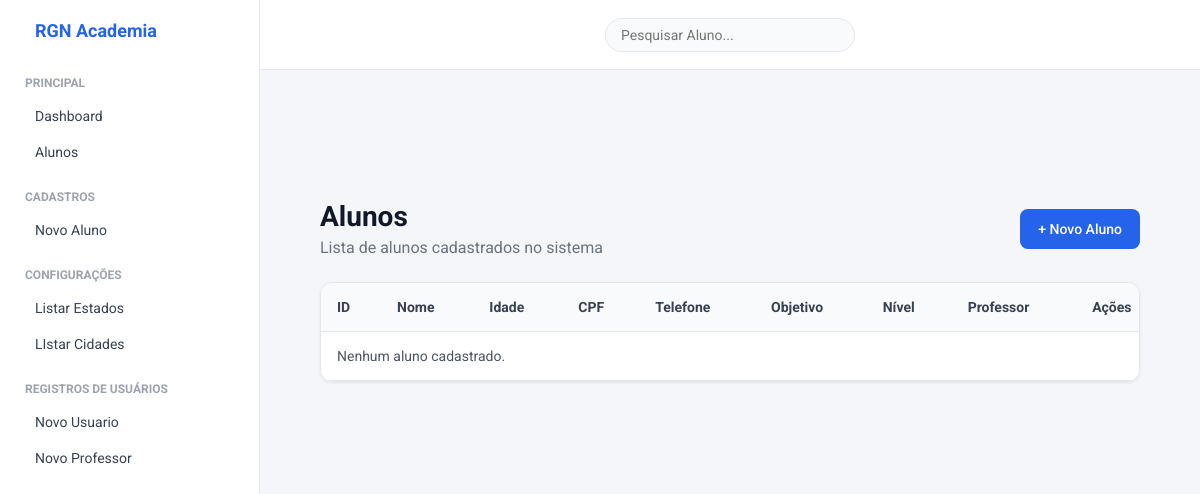
/listar/aluno/, run on an earlier commit of the app's database.
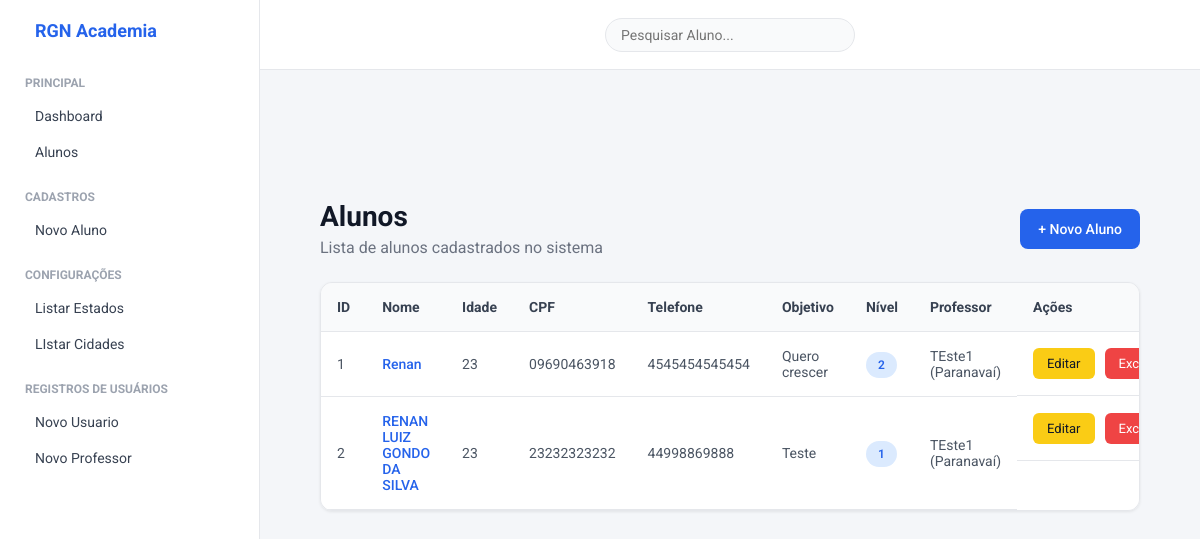
And on a later commit of the database.
### cadastros/models.py (models this page shows, shortened)
class Aluno(models.Model):
    SEXO_CHOICES = [
        ('M', 'Masculino'),
        ('F', 'Feminino'),
        ('O', 'Outro'),
    ]
    NIVEL_CHOICES = [
        (1, 'Iniciante'),
        (2, 'Intermediário'),
        (3, 'Avançado'),
    ]
    nome = models.CharField(max_length=50, verbose_name="Nome do Aluno")
    idade = models.IntegerField(verbose_name="Idade")
    cpf = models.CharField(max_length=11, verbose_name="CPF")
    telefone = models.CharField(max_length=15, verbose_name="Telefone")
    objetivo = models.CharField(max_length=255, verbose_name="Objetivo do Aluno")
    data_criacao = models.DateField(verbose_name="Data de criação")
    sexo = models.CharField(max_length=20, choices=SEXO_CHOICES, verbose_name="Sexo")
    nivel = models.IntegerField(max_length=1, choices=NIVEL_CHOICES, verbose_name="Nivel do Aluno")
    cidade = models.ForeignKey(Cidade, on_delete=models.PROTECT)
    professor = models.ForeignKey(Professor, on_delete=models.PROTECT)

class Professor(models.Model):
    nome = models.CharField(max_length=50, verbose_name="Nome do Professor")
    cpf = models.CharField(max_length=11, verbose_name="CPF")
    telefone = models.CharField(max_length=15, verbose_name="Telefone")
    cidade = models.ForeignKey(Cidade, on_delete=models.PROTECT)
    def __str__(self):
        return "{} ({})".format(self.nome, self.cidade.nome)

class Cidade(models.Model):
    nome = models.CharField(max_length=50, verbose_name="Nome da Cidade")
    estado = models.ForeignKey(Estado, on_delete=models.PROTECT)

### cadastros/views.py (the view)
# urls.py: path('listar/aluno/', AlunoList.as_view(), name="listar-aluno"),
class AlunoList(ListView):
    model = Aluno
    template_name = 'cadastros/listar_alunos.html'

### cadastros/templates/cadastros/listar_alunos.html
{% extends 'modelo.html' %}
{% load static %}
{% block css %}
<link rel="stylesheet" href="{% static 'css/cadastros/listar_alunos.css' %}">
<link rel="stylesheet" href="{% static 'css/paginas/modelo.css' %}">
{% endblock %}
{% block content %}
<div class="list-container">
    <div class="list-header">
        <div>
            <h2>Alunos</h2>
            <p>Lista de alunos cadastrados no sistema</p>
        </div>
        <a href="{% url 'cadastrar-aluno' %}" class="btn-novo">
            + Novo Aluno
        </a>
    </div>
    <div class="table-container">
        <table class="table-list">
            <thead>
                <tr>
                    <th>ID</th>
                    <th>Nome</th>
                    <th>Idade</th>
                    <th>CPF</th>
                    <th>Telefone</th>
                    <th>Objetivo</th>
                    <th>Nível</th>
                    <th>Professor</th>
                    <th>Ações</th>
                </tr>
            </thead>
            <tbody>
                {% for aluno in object_list %}
                <tr>
                    <td>{{ aluno.id }}</td>
                    <td>
                        <a href="{% url 'detalhe-aluno' aluno.id %}" class="link-aluno">
                            {{ aluno.nome }}
                        </a>
                    </td>
                    <td>{{ aluno.idade }}</td>
                    <td>{{ aluno.cpf }}</td>
                    <td>{{ aluno.telefone }}</td>
                    <td>{{ aluno.objetivo }}</td>
                    <td><span class="badge">{{ aluno.nivel }}</span></td>
                    <td>{{ aluno.professor }}</td>
                    <td class="acoes">
                        <a href="{% url 'editar-aluno' aluno.id %}" class="btn-editar">Editar</a>
                        <a href="{% url 'excluir-aluno' aluno.id %}" class="btn-deletar">Excluir</a>
                    </td>
                </tr>
                {% empty %}
                <tr>
                    <td colspan="9" class="sem-registro">Nenhum aluno cadastrado.</td>
                </tr>
                {% endfor %}
            </tbody>
        </table>
    </div>
</div>
{% endblock %}

### paginas/templates/modelo.html (shortened to what this page needs)
{% load static %}
<!DOCTYPE html>
<html lang="pt-br">
<head>
    {% block css %}{% endblock %}
</head>
<body>
    <div class="layout">
        {%block menu%}
        <aside class="aside-menu">
            <div class="logo">
                <span>RGN Academia</span>
            </div>
            <nav class="menu">
                <div class="itens-menu">
                    <h4>Principal</h4>
                    <ul>
                        <a href="{% url 'inicio' %}">
                            <li>Dashboard</li>
                        </a>
                        <a href="{% url 'listar-aluno' %}">
                            <li>Alunos</li>
                        </a>
                    </ul>
                </div>
                <div class="itens-menu">
                    <h4>Cadastros</h4>
                    <ul>
                        <a href="{% url 'cadastrar-aluno' %}">
                            <li>Novo Aluno</li>
                        </a>
                    </ul>
                </div>
                <div class="itens-menu">
                    <h4>Configurações</h4>
                    <ul>
                        <a href="{% url 'listar-estado' %}">
                            <li>Listar Estados</li>
                        </a>
                        <a href="{% url 'listar-cidade' %}">
                            <li>LIstar Cidades</li>
                        </a>
                    </ul>
                </div>
                <div class="itens-menu">
                    <h4>Registros de Usuários</h4>
                    <ul>
                        <li>Novo Usuario</li>
                        <a href="{% url 'listar-professor' %}">
                            <li>Novo Professor</li>
                        </a>
                    </ul>
                </div>
            </nav>
        </aside>
        {%endblock%}
        <div class="main-area">
            {%block header%}
            <header>
                <div class="pesquisar">
                    <input type="text" placeholder="Pesquisar Aluno...">
                    <button></button>
                </div>
            </header>
            {% endblock %}
            {% block main %}
            <div class="container-main">
                <main class="main-content">
                    {% block content %}{% endblock %}
                </main>
            </div>
            {% endblock %}
        </div>
    </div>
</body>
</html>

### static/css/cadastros/listar_alunos.css (style rules this page uses)
.list-container { padding: 30px; }
.list-header { display: flex; align-items: center; justify-content: space-between; margin-bottom: 25px; }
.list-header h2 { font-size: 28px; color: #111827; margin-bottom: 5px; }
.list-header p { color: #6b7280; }
.btn-novo { background: #2563eb; color: #fff; padding: 12px 18px; border-radius: 8px; text-decoration: none; font-size: 14px; font-weight: 500; }
.table-container { background: #fff; border-radius: 12px; overflow-x: auto; border: 1px solid #e5e7eb; box-shadow: 0 1px 3px rgba(0,0,0,0.08); }
.table-list { width: 100%; border-collapse: collapse; min-width: 850px; }
.link-aluno { text-decoration: none; color: #2563eb; font-weight: 500; }
.table-list thead { background: #f9fafb; }
.table-list th, .table-list td { padding: 16px; text-align: left; font-size: 14px; border-bottom: 1px solid #e5e7eb; }
.table-list th { color: #374151; }
.table-list td { color: #4b5563; }
.badge { background: #dbeafe; color: #2563eb; padding: 6px 12px; border-radius: 20px; font-size: 12px; font-weight: 600; }
.acoes { display: flex; gap: 10px; }
.btn-editar, .btn-deletar { padding: 8px 14px; border-radius: 6px; text-decoration: none; font-size: 13px; }
.btn-editar { background: #facc15; color: #111827; }
.btn-deletar { background: #ef4444; color: #fff; }

### static/css/paginas/modelo.css (style rules this page uses)
* { margin: 0; padding: 0; box-sizing: border-box; font-family: "Roboto", sans-serif; }
body { background-color: #f4f6f9; min-height: 100vh; }
.layout { display: flex; min-height: 100vh; }
.main-area { margin-left: 260px; width: calc(100% - 260px); }
header { width: 100%; height: 70px; background-color: #FFFFFF; border-bottom: 1px solid #e5e7eb; display: flex; align-items: center; justify-content: center; padding: 0 30px; top: 0; z-index: 999; }
.container-main { padding-top: 70px; min-height: 100vh; }
.aside-menu { width: 260px; background-color: #ffffff; border-right: 1px solid #e5e7eb; padding: 20px 0; display: flex; flex-direction: column; position: fixed; top: 0; left: 0; height: 100vh; z-index: 1000; overflow-y: auto; }
.logo { display: flex; align-items: center; gap: 10px; padding: 0px 25px 20px 25px; font-size: 18px; font-weight: bold; color: #2563eb; }
.menu { padding: 0 10px; }
.itens-menu { margin-bottom: 20px; }
.itens-menu h4 { font-size: 12px; color: #9ca3af; margin: 15px 15px 8px 15px; text-transform: uppercase; }
.itens-menu ul { list-style: none; }
.itens-menu ul li { padding: 10px 15px; border-radius: 6px; font-size: 14px; color: #374151; display: flex; align-items: center; gap: 10px; cursor: pointer; transition: 0.2s; }
.itens-menu a { text-decoration: none; }
.pesquisar { background-color: #f9fafb; border: 1px solid #e5e7eb; border-radius: 25px; overflow: hidden; }
.pesquisar input { border: none; outline: none; padding: 8px 15px; background: transparent; font-size: 14px; width: 220px; }
.pesquisar button { border: none; background-color: transparent; padding: 8px 12px; cursor: pointer; color: #6b7280; transition: 0.2s; }
.main-content { padding:30px; }

What changed in the data, as far as the page shows it:
added Aluno: id "1", nome "Renan", idade "23", cpf "09690463918", telefone "4545454545454", objetivo "Quero crescer", nivel "2", professor "TEste1 (Paranavaí)"
added Aluno: id "2", nome "RENAN LUIZ GONDO DA SILVA", idade "23", cpf "23232323232", telefone "44998869888", objetivo "Teste", nivel "1", professor "TEste1 (Paranavaí)"
Also different on the page:
text no longer shown: "Nenhum aluno cadastrado."
